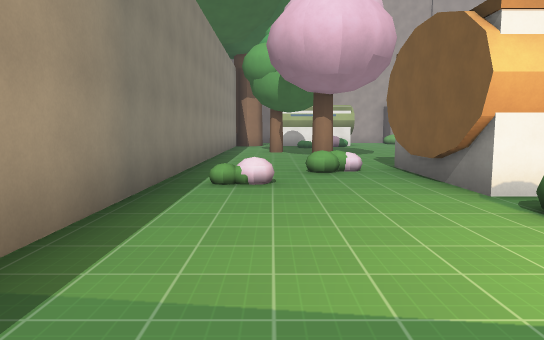
View 1 (above)

22 first-person views from a walk through a level from a Godot 3-D game. The camera is 1.5 m above the floor, tilts 6° down and sees 70° across. The floor is counted in squares, 2 m on a side. Each view is taken from the middle of a square. On the plan, view 1 faces up. The plan holds only what a view shows up to about 12 squares ahead; the rest is blank. The place goes on beyond the plan. Surface patterns are stand-ins for the level's own textures.

View 2
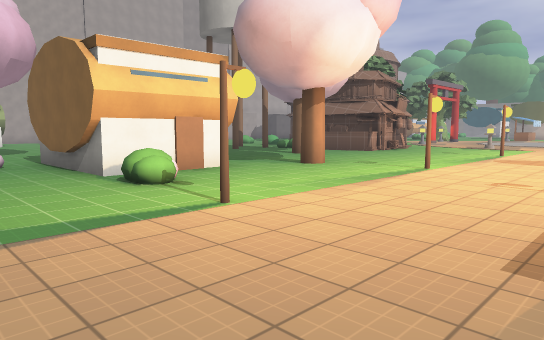

View 3
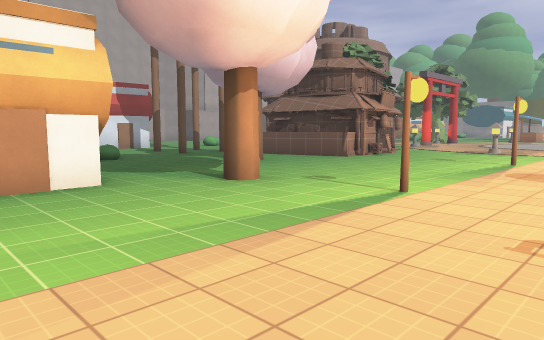

View 4
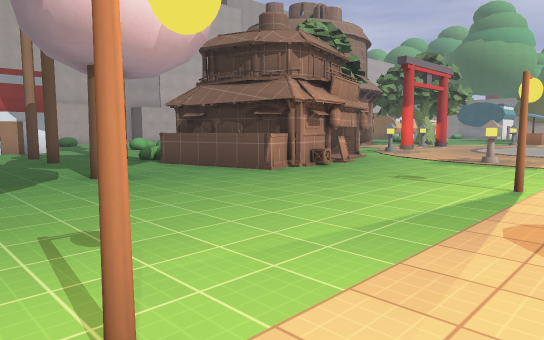

View 5
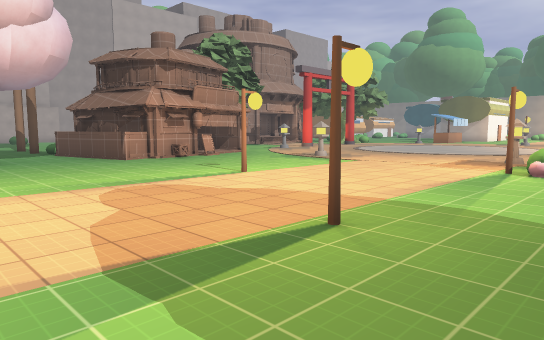

View 6
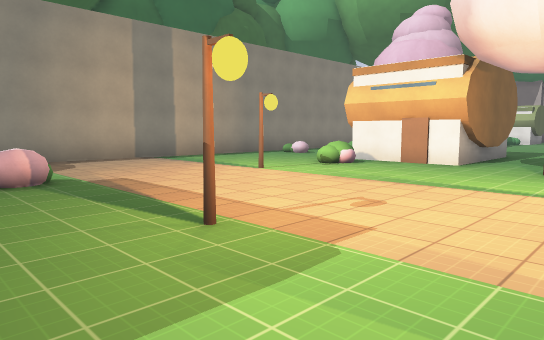

View 7
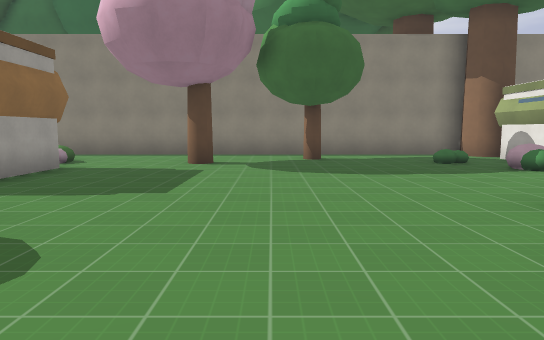

View 8
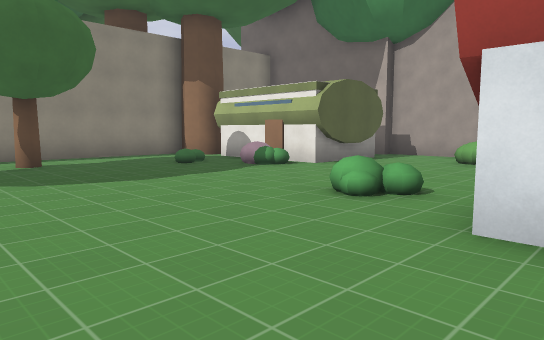

View 9
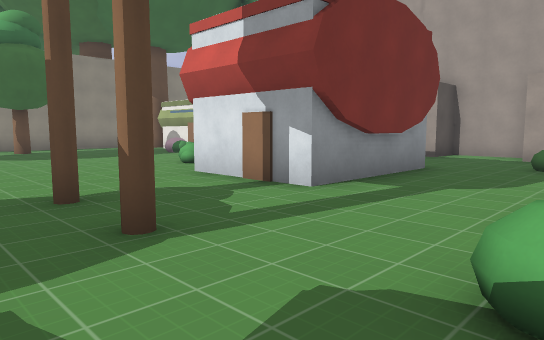

View 10
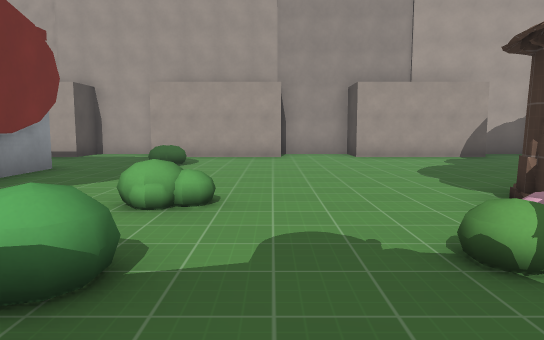

View 11
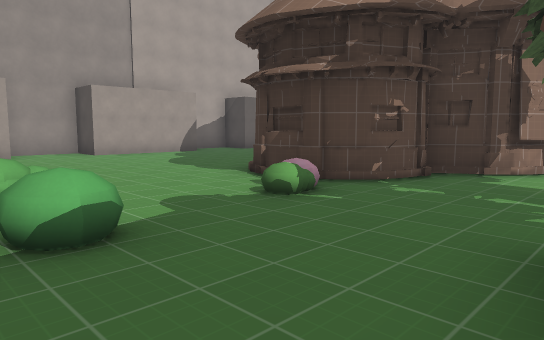

View 12
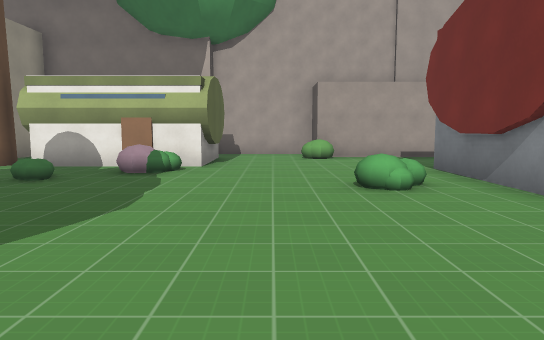

View 13
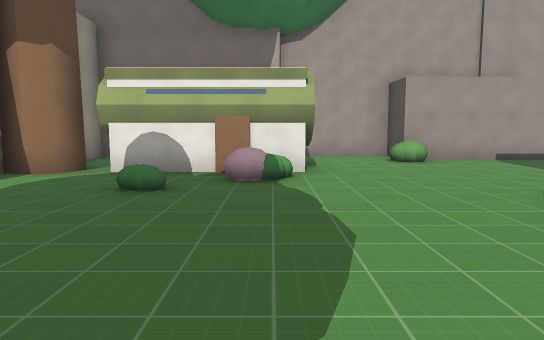

View 14
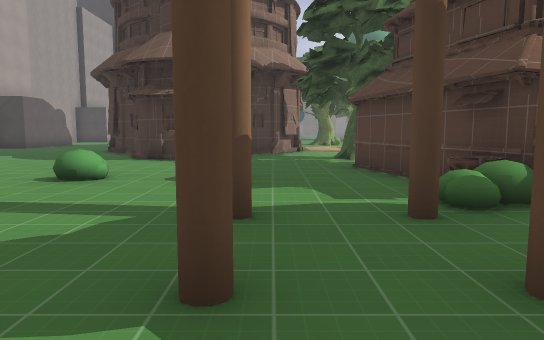

View 15
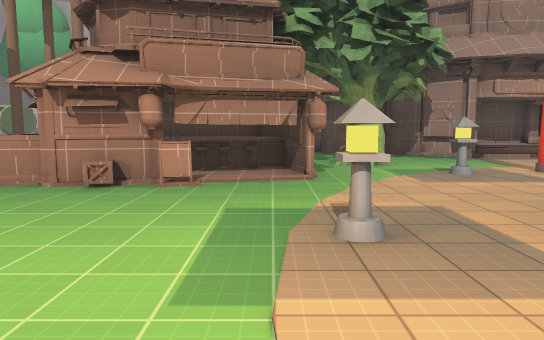

View 16
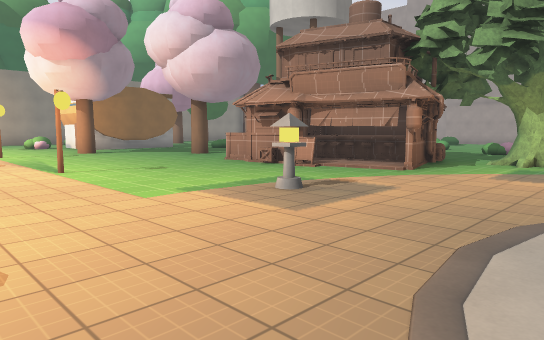

View 17
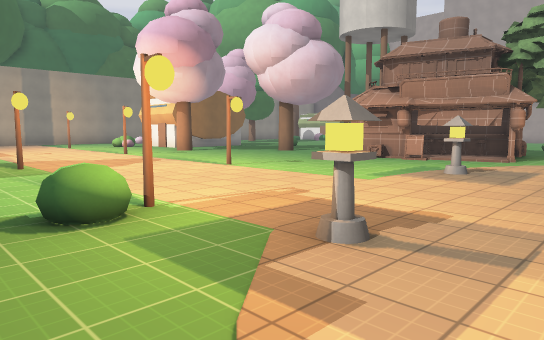

View 18
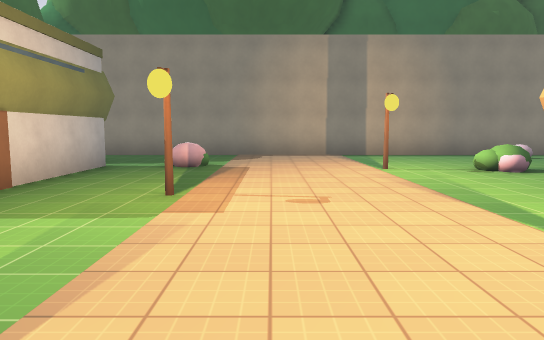

View 19
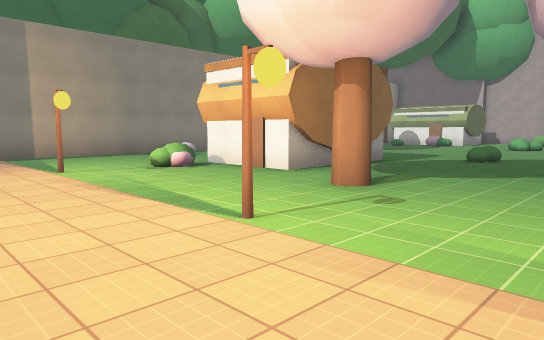

View 20
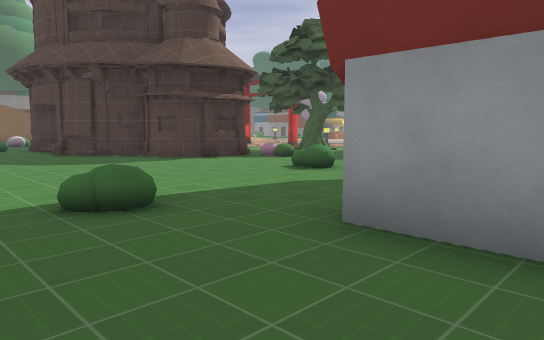

View 21
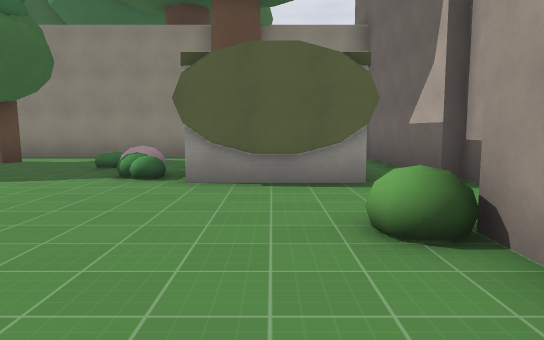

View 22
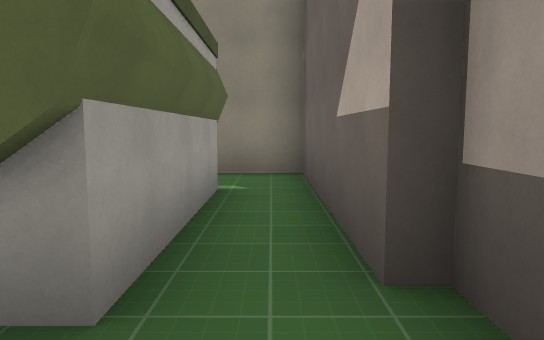

### Floor plan
Key: @ floor where view 1 was taken; # wall or solid block; x gap in a wall; . floor; ^ raised ledge; T tree; H house; B bush; L lantern; W tower.
Columns run from 2 left of view 1 to 20 right of it. Each row starts with its distance up from view 1.
 22 ###TTT###  ####  ####
 21 #.......####..####..###
 20 #.HHHH..B..............
 19 #.   H.........B.......
 18 #THHHH.........B.......
 17 #....B....HHH..........
 16 #.........H  H........#
 15 #.......BBH  H.......##
 14 #.........HHH...B...##
 13 #.T.................#
 12 #...............B.BB###
 11 #...........WW........#
 10 #..T........WW.........
  9 #........B....#.^##.T..
  8 #....HHH......B#^^#.T..
  7 #..B.H H......^#^^#..L.
  6 #.B..H H...T..^##x#....
  5 #....HHH.......#.......
  4 #........T............
  3 #....B.............L...
  2 #......................
  1 #...LL...LL...LL.......
  0 #.@....................
 -1 #......................
 -2 #......LL...LL...LLL..
 -3 #.  B.............B...
 -4 #......H......    ....

Positions as (right, up) in squares from view 1, and headings:
1: (0, 0), facing up
2: (0, -2), facing up-right
3: (3, -1), facing up-right
4: (7, 0), facing up-right
5: (8, -4), facing up-right
6: (8, -4), facing up-left
7: (10, 12), facing left
8: (9, 11), facing up-left
9: (14, 10), facing up-left
10: (15, 10), facing up
11: (13, 9), facing up-right
12: (5, 10), facing up
13: (3, 11), facing up
14: (8, 11), facing right
15: (16, 0), facing up
16: (20, -1), facing up-left
17: (19, -4), facing up-left
18: (10, -1), facing left
19: (10, -1), facing up-left
20: (9, 20), facing down-right
21: (9, 19), facing left
22: (5, 21), facing left
